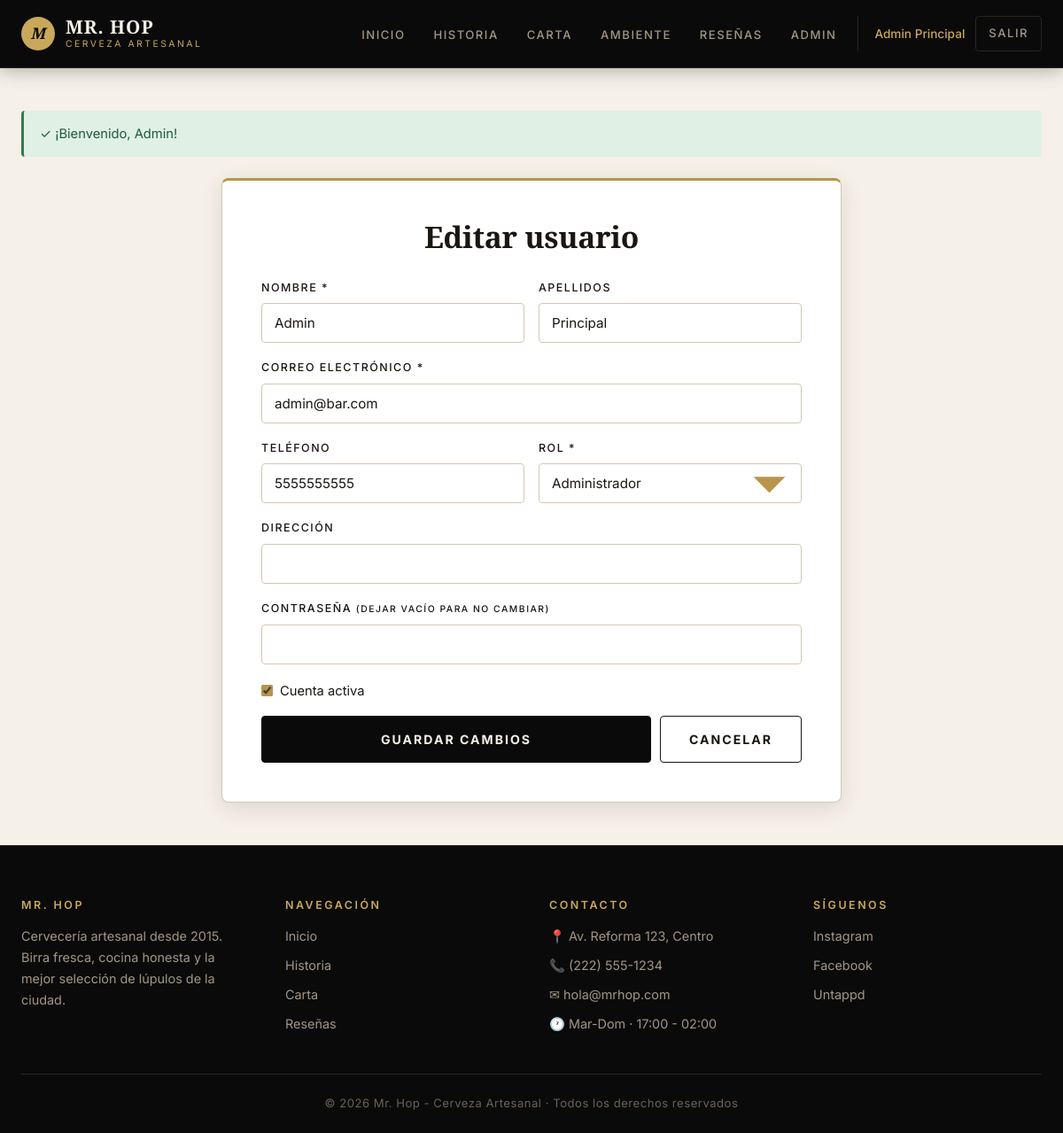
Page /index.php?controller=admin&action=editarUsuario&id=1 (signed in) on the committed database.
### tables this page shows
CREATE TABLE `usuarios` (
  `id` int NOT NULL AUTO_INCREMENT,
  `nombre` varchar(100) NOT NULL,
  `apellidos` varchar(100) DEFAULT NULL,
  `email` varchar(150) NOT NULL,
  `password` varchar(255) NOT NULL,
  `telefono` varchar(20) DEFAULT NULL,
  `direccion` varchar(255) DEFAULT NULL,
  `rol_id` int NOT NULL,
  `activo` tinyint(1) DEFAULT '1',
  `fecha_registro` timestamp NULL DEFAULT CURRENT_TIMESTAMP,
  PRIMARY KEY (`id`),
  UNIQUE KEY `email` (`email`),
  KEY `rol_id` (`rol_id`),
  CONSTRAINT `usuarios_ibfk_1` FOREIGN KEY (`rol_id`) REFERENCES `roles` (`id`)
);

CREATE TABLE `roles` (
  `id` int NOT NULL AUTO_INCREMENT,
  `nombre` varchar(50) NOT NULL,
  `descripcion` varchar(255) DEFAULT NULL,
  PRIMARY KEY (`id`),
  UNIQUE KEY `nombre` (`nombre`)
);

### controllers/AdminController.php (called while the page is built, shortened)
<?php
require_once ROOT_PATH . '/models/Usuario.php';
class AdminController extends Controller {
    public function editarUsuario() {
        $id = intval($_GET['id'] ?? 0);
        $usuarioModel = new Usuario();
        $usuario = $usuarioModel->buscarPorId($id);
        $datos = [
            'titulo' => 'Editar usuario',
            'roles' => $usuarioModel->listarRoles(),
            'usuario' => $usuario,
        ];
        $this->view('admin/usuarios_form', $datos);
    }
}

### config/database.php (called while the page is built, shortened)
<?php
class Database {
    private static $instance = null;
    private $connection;
    private $host = 'localhost';
    private $db_name = 'bar_restaurante';
    private $username = 'root';
    private $password = '';
    private $charset = 'utf8mb4';
    private function __construct() {
        $dsn = "mysql:host={$this->host};dbname={$this->db_name};charset={$this->charset}";
        $options = [
            PDO::ATTR_ERRMODE => PDO::ERRMODE_EXCEPTION,
            PDO::ATTR_DEFAULT_FETCH_MODE => PDO::FETCH_ASSOC,
            PDO::ATTR_EMULATE_PREPARES => false,
        ];
        try {
            $this->connection = new PDO($dsn, $this->username, $this->password, $options);
        } catch (PDOException $e) {
            die('Error de conexión a la base de datos: ' . $e->getMessage());
        }
    }
    public static function getInstance() {
        if (self::$instance === null) {
            self::$instance = new self();
        }
        return self::$instance;
    }
    public function getConnection() {
        return $this->connection;
    }
}

### models/Model.php (called while the page is built, shortened)
<?php
class Model {
    public function __construct() {
        $this->db = Database::getInstance()->getConnection();
    }
}

### models/Usuario.php (called while the page is built, shortened)
<?php
require_once __DIR__ . '/Model.php';
class Usuario extends Model {
    public function buscarPorId($id) {
        $sql = "SELECT u.*, r.nombre AS rol_nombre
                FROM usuarios u
                INNER JOIN roles r ON u.rol_id = r.id
                WHERE u.id = :id LIMIT 1";
        $stmt = $this->db->prepare($sql);
        $stmt->execute([':id' => $id]);
        return $stmt->fetch();
    }
    public function listarRoles() {
        return $this->db->query("SELECT * FROM roles ORDER BY id")->fetchAll();
    }
}

### helpers/Helper.php (called while the page is built, shortened)
<?php
class Helper {
    public static function e($str) {
        return htmlspecialchars($str ?? '', ENT_QUOTES, 'UTF-8');
    }
    public static function url($controller, $action = 'index', $params = []) {
        $url = BASE_URL . 'index.php?controller=' . $controller . '&action=' . $action;
        return $url;
    }
}

### views/admin/usuarios_form.php (the view)
<?php $editando = !empty($usuario); ?>
<div class="form-container" style="max-width: 700px;">
    <h2><?= $editando ? 'Editar usuario' : 'Nuevo usuario' ?></h2>
    <form method="POST">
        <div class="form-row">
            <div class="form-group">
                <label>Nombre *</label>
                <input type="text" name="nombre" class="form-control"
                       value="<?= Helper::e($usuario['nombre'] ?? '') ?>" required>
            </div>
            <div class="form-group">
                <label>Apellidos</label>
                <input type="text" name="apellidos" class="form-control"
                       value="<?= Helper::e($usuario['apellidos'] ?? '') ?>">
            </div>
        </div>
        <div class="form-group">
            <label>Correo electrónico *</label>
            <input type="email" name="email" class="form-control"
                   value="<?= Helper::e($usuario['email'] ?? '') ?>" required>
        </div>
        <div class="form-row">
            <div class="form-group">
                <label>Teléfono</label>
                <input type="tel" name="telefono" class="form-control"
                       value="<?= Helper::e($usuario['telefono'] ?? '') ?>">
            </div>
            <div class="form-group">
                <label>Rol *</label>
                <select name="rol_id" class="form-control" required>
                    <?php foreach ($roles as $r): ?>
                        <option value="<?= $r['id'] ?>"
                            <?= ($usuario['rol_id'] ?? '') == $r['id'] ? 'selected' : '' ?>>
                            <?= ucfirst(Helper::e($r['nombre'])) ?>
                        </option>
                    <?php endforeach; ?>
                </select>
            </div>
        </div>
        <div class="form-group">
            <label>Dirección</label>
            <input type="text" name="direccion" class="form-control"
                   value="<?= Helper::e($usuario['direccion'] ?? '') ?>">
        </div>
        <div class="form-group">
            <label>Contraseña <?= $editando ? '<small>(dejar vacío para no cambiar)</small>' : '*' ?></label>
            <input type="password" name="password" class="form-control"
                   <?= $editando ? '' : 'required minlength="5"' ?>>
        </div>
        <?php if ($editando): ?>
            <div class="form-check">
                <input type="checkbox" id="activo" name="activo" <?= ($usuario['activo'] ?? 1) ? 'checked' : '' ?>>
                <label for="activo">Cuenta activa</label>
            </div>
        <?php endif; ?>
        <div style="display: flex; gap: 10px;">
            <button type="submit" class="btn btn-lg" style="flex: 1;">
                <?= $editando ? 'Guardar cambios' : 'Crear usuario' ?>
            </button>
            <a href="<?= Helper::url('admin', 'usuarios') ?>" class="btn btn-lg btn-outline">Cancelar</a>
        </div>
    </form>
</div>

### public/css/style.css (style rules this page uses)
:root { --color-bg: #f5f0e8; --color-bg-alt: #ede5d6; --color-bg-card: #ffffff; --color-bg-dark: #0a0a0a; --color-bg-dark-alt: #141210; --color-bg-input: #ffffff; --color-text: #1a1612; --color-text-muted: #5a4f44; --color-text-dim: #8a7d6f; --color-text-light: #f5f0e8; --color-text-light-muted: #a39685; --color-text-light-dim: #6b6256; --color-primary: #b8954a; --color-primary-hover: #a07f3a; --color-primary-light: #c9a85c; --color-accent: #d4b56b; --color-danger: #c0392b; --color-danger-bg: #fde4e1; --color-success: #2e7d4f; --color-success-bg: #e0f0e5; --color-warning: #b8772e; --color-warning-bg: #fdeed8; --color-info: #2c5f8d; --color-info-bg: #dce8f3; --color-border: #d4c7b3; --color-border-strong: #b8a787; --color-border-dark: #2a2520; --color-shadow: rgba(58, 38, 22, 0.12); --font-display: 'Playfair Display', Georgia, serif; --font-body: 'Inter', -apple-system, sans-serif; --radius: 4px; --radius-lg: 8px; --shadow-sm: 0 2px 8px var(--color-shadow); --shadow-md: 0 6px 24px var(--color-shadow); --transition: all 0.25s ease; }
* { margin: 0; padding: 0; box-sizing: border-box; }
html { scroll-behavior: smooth; }
body { font-family: var(--font-body); background-color: var(--color-bg); color: var(--color-text); line-height: 1.65; min-height: 100vh; display: flex; flex-direction: column; -webkit-font-smoothing: antialiased; }
h1, h2, h3, h4, h5, h6 { font-family: var(--font-display); font-weight: 700; line-height: 1.15; margin-bottom: 0.5em; color: var(--color-text); letter-spacing: -0.01em; }
h2 { font-size: 2.1rem; }
a { color: var(--color-primary); text-decoration: none; transition: var(--transition); }
.btn { display: inline-block; padding: 11px 24px; background-color: var(--color-bg-dark); color: var(--color-text-light); border: 1.5px solid var(--color-bg-dark); border-radius: var(--radius); font-family: var(--font-body); font-size: 0.8rem; font-weight: 700; cursor: pointer; text-align: center; transition: var(--transition); letter-spacing: 1.5px; text-transform: uppercase; }
.btn-outline { background-color: transparent; color: var(--color-text); border-color: var(--color-text); }
.btn-lg { padding: 14px 32px; font-size: 0.88rem; letter-spacing: 2px; }
.form-container { max-width: 500px; margin: 0 auto; background: var(--color-bg-card); padding: 44px; border-radius: var(--radius-lg); border: 1px solid var(--color-border); border-top: 3px solid var(--color-primary); box-shadow: var(--shadow-md); }
.form-container h2 { text-align: center; margin-bottom: 28px; color: var(--color-text); }
.form-group { margin-bottom: 18px; }
.form-group label { display: block; margin-bottom: 7px; font-weight: 500; color: var(--color-text); font-size: 0.78rem; text-transform: uppercase; letter-spacing: 1.5px; }
.form-control { width: 100%; padding: 12px 14px; background: var(--color-bg-input); border: 1.5px solid var(--color-border); border-radius: var(--radius); color: var(--color-text); font-family: var(--font-body); font-size: 0.95rem; transition: var(--transition); }
.form-control::placeholder { color: var(--color-text-dim); }
select.form-control { appearance: none; background-repeat: no-repeat; background-position: right 14px center; padding-right: 36px; }
.form-row { display: grid; grid-template-columns: 1fr 1fr; gap: 16px; }
.form-check { display: flex; align-items: center; gap: 8px; margin-bottom: 16px; }
.form-check input { width: auto; accent-color: var(--color-primary); }
.form-check label { color: var(--color-text); font-size: 0.92rem; cursor: pointer; }

### rows in the picture
usuarios: nombre "Admin", apellidos "Principal", email "admin@bar.com", telefono "5555555555", rol_id "Administrador", activo "☑"

### other values in the picture
Helper::e($usuario['nombre']) "Admin Principal"
Helper::e($msg) "¡Bienvenido, Admin!"
APP_NAME "Mr. Hop - Cerveza Artesanal"
